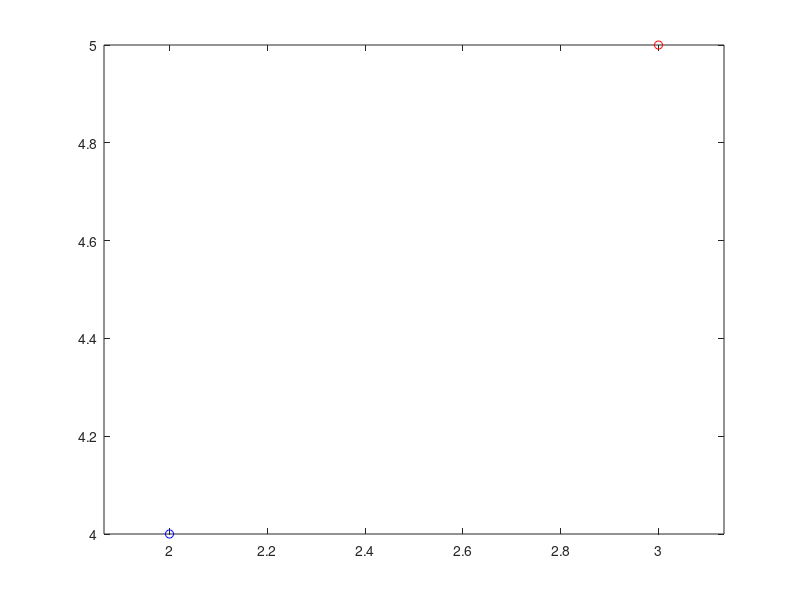

The MATLAB script that drew this image: (Note: this script raises an error after producing the figure.)
clear

%Körök középpontjai
o1 = [2, 4];
o2 = [3, 5];
r1 = 0.9;
r2 = 0.8;
plot(o1(1), o1(2), 'bo', o2(1), o2(2), 'ro');
axis equal;
hold on

%kör létrehozása.
syms t
circle1X(t) = o1(1) + r1 * cos(t);
circle1Y(t) = o1(2) + r1 * sin(t);
fplot(circle1X, circle1Y, [0 2*pi]);

circle2X(t) = o2(1) + r1 * cos(t);
circle2Y(t) = o2(2) + r1 * sin(t);
fplot(circle2X, circle2Y, [0 2*pi]);

syms u v
eq1 = circle1X(u) == circle2X(v);
eq2 = circle1Y(u) == circle2Y(v);
m = solve([eq1, eq2], [u,v]);
plot(cirlce1X(m.u), circle1Y(m.u), 'ro');